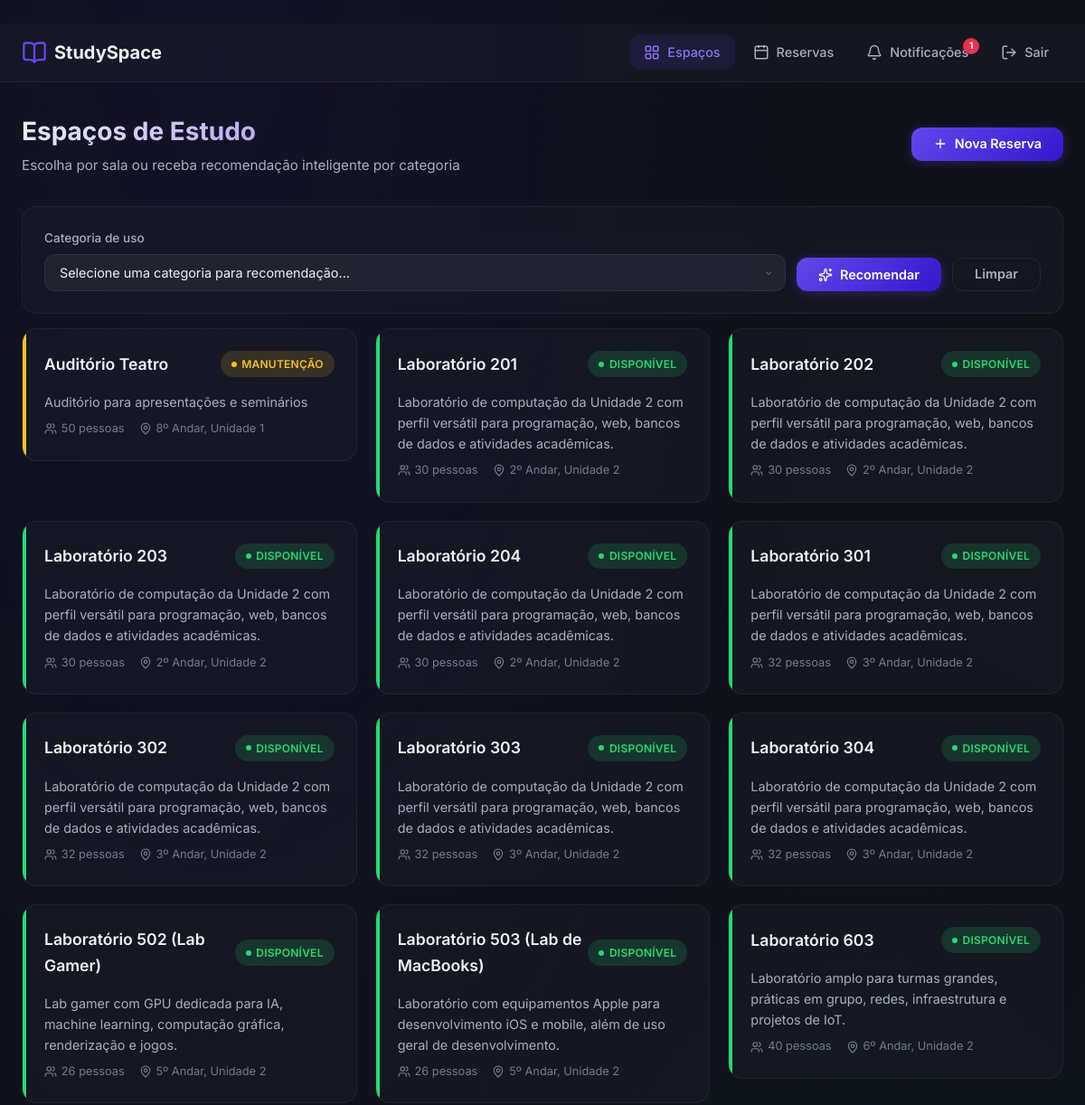
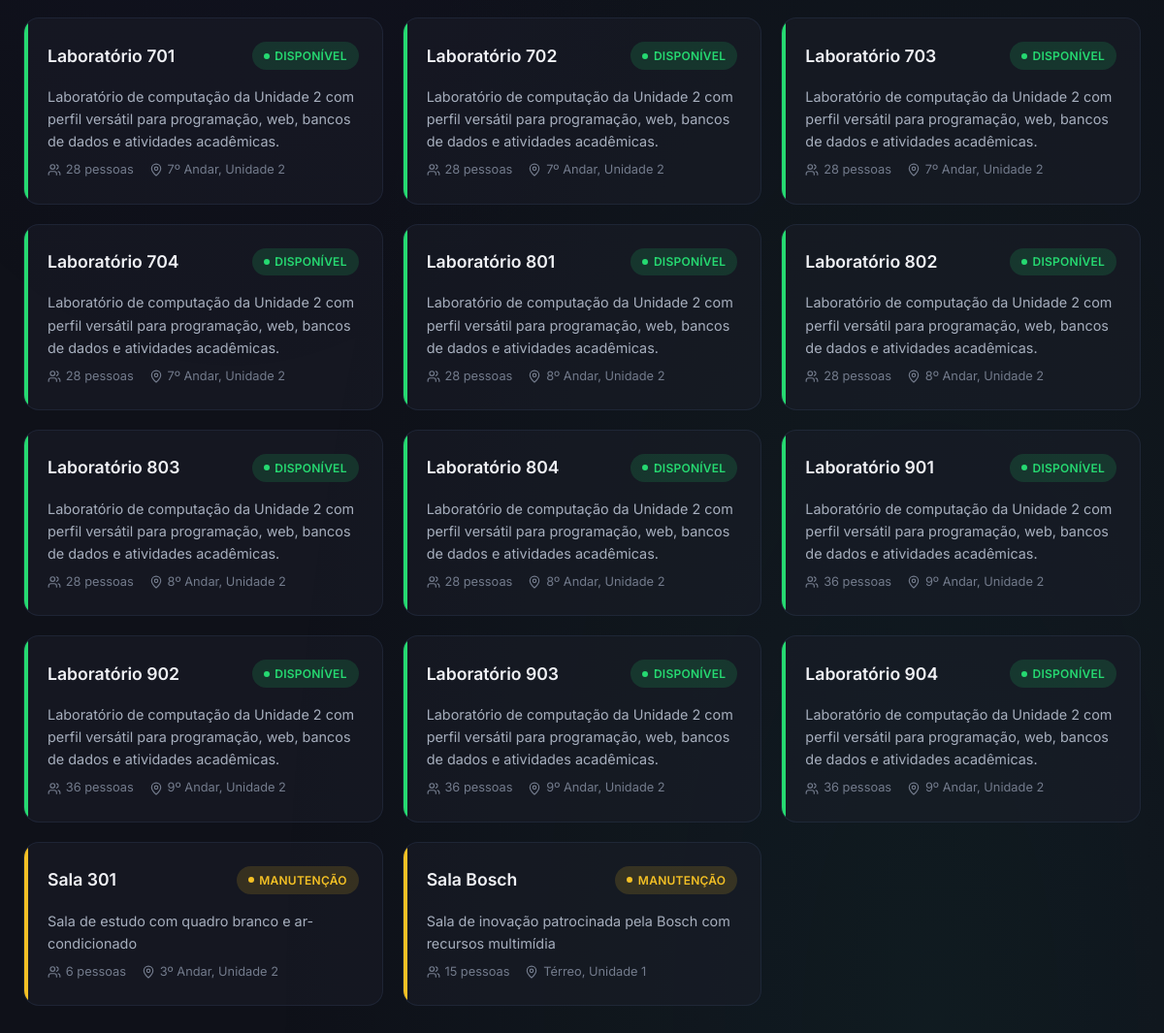
Screenshot of /spaces/ (signed in) with the database file from the repository (2 pictures, top to bottom).
### models/space.py (models this page shows, shortened)
class Space(db.Model):
    __tablename__ = 'spaces'
    id = db.Column(db.Integer, primary_key=True)
    name = db.Column(db.String(100), nullable=False)
    description = db.Column(db.Text, default='')
    capacity = db.Column(db.Integer, nullable=False, default=1)
    location = db.Column(db.String(200), default='')
    status = db.Column(db.String(20), nullable=False, default='available')  # 'available' ou 'maintenance'
    created_at = db.Column(db.DateTime, default=lambda: datetime.now(timezone(timedelta(hours=-3))))
    reservations = db.relationship('Reservation', backref='space', lazy='dynamic')

### views/routes/spaces.py (the view)
@spaces_bp.route('/')
@login_required
def index():
    selected_category = request.args.get('category', '').strip()
    spaces = Space.query.order_by(Space.name).all()
    recommendations = []
    if selected_category in CATEGORY_LABELS:
        recommendations = _recommend_spaces(selected_category, spaces)
    return render_template(
        'spaces/index.html',
        spaces=spaces,
        category_labels=CATEGORY_LABELS,
        selected_category=selected_category,
        recommendations=recommendations,
    )

### models/user.py (called while the page is built)
    @property
    def is_admin(self):
        return self.role == 'admin'

    @property
    def unread_notifications_count(self):
        return self.notifications.filter_by(is_read=False).count()

### views/templates/spaces/index.html (shortened to what this page needs)
﻿{% extends "base.html" %}
{% block content %}
<div class="page-header">
    <div>
        <h1 class="page-title">Espaços de Estudo</h1>
        <p class="page-subtitle">Escolha por sala ou receba recomendação inteligente por categoria</p>
    </div>
    <a href="{{ url_for('reservations.new_reservation') }}" class="btn btn-primary" id="btn-new-reservation">
        <i data-lucide="plus"></i>
        Nova Reserva
    </a>
</div>
<div class="card" style="margin-bottom: 1rem;">
    <form method="GET" action="{{ url_for('spaces.index') }}" style="display:flex; gap:0.75rem; flex-wrap:wrap; align-items:end;">
        <div class="form-group" style="margin:0; min-width: 320px; flex:1;">
            <label class="form-label" for="category">Categoria de uso</label>
            <select class="form-control" id="category" name="category">
                <option value="">Selecione uma categoria para recomendação...</option>
            </select>
        </div>
        <button class="btn btn-primary" type="submit"><i data-lucide="sparkles"></i> Recomendar</button>
        <a class="btn btn-ghost" href="{{ url_for('spaces.index') }}">Limpar</a>
    </form>
</div>
{% if spaces %}
<div class="grid grid-3 stagger" id="spaces-grid">
    {% for space in spaces %}
    <a href="{{ url_for('reservations.new_reservation', space_id=space.id) }}" style="text-decoration:none; color:inherit;">
        <div class="card space-card" data-space-id="{{ space.id }}" data-status="{{ 'maintenance' if space.status == 'maintenance' else 'available' }}" id="space-{{ space.id }}">
            <div class="card-header">
                <h3 class="card-title">{{ space.name }}</h3>
                <span class="status-badge {{ 'maintenance' if space.status == 'maintenance' else 'available' }}">
                    {{ 'Manutenção' if space.status == 'maintenance' else 'Disponível' }}
                </span>
            </div>
            <div class="card-body">
                {% if space.description %}
                <p class="mb-1">{{ space.description }}</p>
                {% endif %}
                <div class="space-meta">
                    <span>
                        <i data-lucide="users"></i>
                        {{ space.capacity }} {{ 'pessoa' if space.capacity == 1 else 'pessoas' }}
                    </span>
                    {% if space.location %}
                    <span>
                        <i data-lucide="map-pin"></i>
                        {{ space.location }}
                    </span>
                    {% endif %}
                </div>
            </div>
        </div>
    </a>
    {% endfor %}
</div>
{% else %}
<div class="empty-state">
    <i data-lucide="layout-grid"></i>
    <h3>Nenhum espaço cadastrado</h3>
    <p>Aguarde o administrador adicionar espaços de estudo.</p>
</div>
{% endif %}
{% endblock %}

### rows the page displays
Space: name "Auditório Teatro", status "MANUTENÇÃO", description "Auditório para apresentações e seminários", capacity "50", capacity "pessoas", location "8º Andar, Unidade 1"
Space: name "Laboratório 201", status "DISPONÍVEL", description "Laboratório de computação da Unidade 2 com perfil versátil para programação, web, bancos de dados e atividades acadêmicas.", capacity "30", capacity "pessoas", location "2º Andar, Unidade 2"
Space: name "Laboratório 202", status "DISPONÍVEL", description "Laboratório de computação da Unidade 2 com perfil versátil para programação, web, bancos de dados e atividades acadêmicas.", capacity "30", capacity "pessoas", location "2º Andar, Unidade 2"
Space: name "Laboratório 203", status "DISPONÍVEL", description "Laboratório de computação da Unidade 2 com perfil versátil para programação, web, bancos de dados e atividades acadêmicas.", capacity "30", capacity "pessoas", location "2º Andar, Unidade 2"
Space: name "Laboratório 204", status "DISPONÍVEL", description "Laboratório de computação da Unidade 2 com perfil versátil para programação, web, bancos de dados e atividades acadêmicas.", capacity "30", capacity "pessoas", location "2º Andar, Unidade 2"
Space: name "Laboratório 301", status "DISPONÍVEL", description "Laboratório de computação da Unidade 2 com perfil versátil para programação, web, bancos de dados e atividades acadêmicas.", capacity "32", capacity "pessoas", location "3º Andar, Unidade 2"
Space: name "Laboratório 302", status "DISPONÍVEL", description "Laboratório de computação da Unidade 2 com perfil versátil para programação, web, bancos de dados e atividades acadêmicas.", capacity "32", capacity "pessoas", location "3º Andar, Unidade 2"
Space: name "Laboratório 303", status "DISPONÍVEL", description "Laboratório de computação da Unidade 2 com perfil versátil para programação, web, bancos de dados e atividades acadêmicas.", capacity "32", capacity "pessoas", location "3º Andar, Unidade 2"
Space: name "Laboratório 304", status "DISPONÍVEL", description "Laboratório de computação da Unidade 2 com perfil versátil para programação, web, bancos de dados e atividades acadêmicas.", capacity "32", capacity "pessoas", location "3º Andar, Unidade 2"
Space: name "Laboratório 502 (Lab Gamer)", status "DISPONÍVEL", description "Lab gamer com GPU dedicada para IA, machine learning, computação gráfica, renderização e jogos.", capacity "26", capacity "pessoas", location "5º Andar, Unidade 2"
Space: name "Laboratório 503 (Lab de MacBooks)", status "DISPONÍVEL", description "Laboratório com equipamentos Apple para desenvolvimento iOS e mobile, além de uso geral de desenvolvimento.", capacity "26", capacity "pessoas", location "5º Andar, Unidade 2"
Space: name "Laboratório 603", status "DISPONÍVEL", description "Laboratório amplo para turmas grandes, práticas em grupo, redes, infraestrutura e projetos de IoT.", capacity "40", capacity "pessoas", location "6º Andar, Unidade 2"
Space: name "Laboratório 701", status "DISPONÍVEL", description "Laboratório de computação da Unidade 2 com perfil versátil para programação, web, bancos de dados e atividades acadêmicas.", capacity "28", capacity "pessoas", location "7º Andar, Unidade 2"
Space: name "Laboratório 702", status "DISPONÍVEL", description "Laboratório de computação da Unidade 2 com perfil versátil para programação, web, bancos de dados e atividades acadêmicas.", capacity "28", capacity "pessoas", location "7º Andar, Unidade 2"
Space: name "Laboratório 703", status "DISPONÍVEL", description "Laboratório de computação da Unidade 2 com perfil versátil para programação, web, bancos de dados e atividades acadêmicas.", capacity "28", capacity "pessoas", location "7º Andar, Unidade 2"
Space: name "Laboratório 704", status "DISPONÍVEL", description "Laboratório de computação da Unidade 2 com perfil versátil para programação, web, bancos de dados e atividades acadêmicas.", capacity "28", capacity "pessoas", location "7º Andar, Unidade 2"
Space: name "Laboratório 801", status "DISPONÍVEL", description "Laboratório de computação da Unidade 2 com perfil versátil para programação, web, bancos de dados e atividades acadêmicas.", capacity "28", capacity "pessoas", location "8º Andar, Unidade 2"
Space: name "Laboratório 802", status "DISPONÍVEL", description "Laboratório de computação da Unidade 2 com perfil versátil para programação, web, bancos de dados e atividades acadêmicas.", capacity "28", capacity "pessoas", location "8º Andar, Unidade 2"
Space: name "Laboratório 803", status "DISPONÍVEL", description "Laboratório de computação da Unidade 2 com perfil versátil para programação, web, bancos de dados e atividades acadêmicas.", capacity "28", capacity "pessoas", location "8º Andar, Unidade 2"
Space: name "Laboratório 804", status "DISPONÍVEL", description "Laboratório de computação da Unidade 2 com perfil versátil para programação, web, bancos de dados e atividades acadêmicas.", capacity "28", capacity "pessoas", location "8º Andar, Unidade 2"
Space: name "Laboratório 901", status "DISPONÍVEL", description "Laboratório de computação da Unidade 2 com perfil versátil para programação, web, bancos de dados e atividades acadêmicas.", capacity "36", capacity "pessoas", location "9º Andar, Unidade 2"
Space: name "Laboratório 902", status "DISPONÍVEL", description "Laboratório de computação da Unidade 2 com perfil versátil para programação, web, bancos de dados e atividades acadêmicas.", capacity "36", capacity "pessoas", location "9º Andar, Unidade 2"
Space: name "Laboratório 903", status "DISPONÍVEL", description "Laboratório de computação da Unidade 2 com perfil versátil para programação, web, bancos de dados e atividades acadêmicas.", capacity "36", capacity "pessoas", location "9º Andar, Unidade 2"
Space: name "Laboratório 904", status "DISPONÍVEL", description "Laboratório de computação da Unidade 2 com perfil versátil para programação, web, bancos de dados e atividades acadêmicas.", capacity "36", capacity "pessoas", location "9º Andar, Unidade 2"
Space: name "Sala 301", status "MANUTENÇÃO", description "Sala de estudo com quadro branco e ar-condicionado", capacity "6", capacity "pessoas", location "3º Andar, Unidade 2"
Space: name "Sala Bosch", status "MANUTENÇÃO", description "Sala de inovação patrocinada pela Bosch com recursos multimídia", capacity "15", capacity "pessoas", location "Térreo, Unidade 1"
